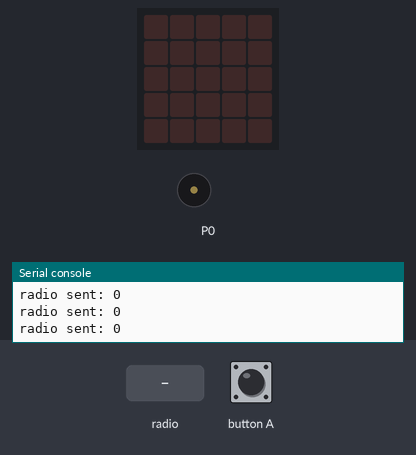
A program run on a simulated BBC micro:bit (MakeCode). On the bench: the board's 5×5 LED display, buzzer (waves = sounding), the last lines printed to the serial console. The inputs (shaded band) are chosen by the test bench. No radio messages arrive unless stated (any console line starting 'radio sent:' is added by the test bench).

Above: at 1.2 s.
1.3 s: radio message "1" arrives
At 2.4 s:
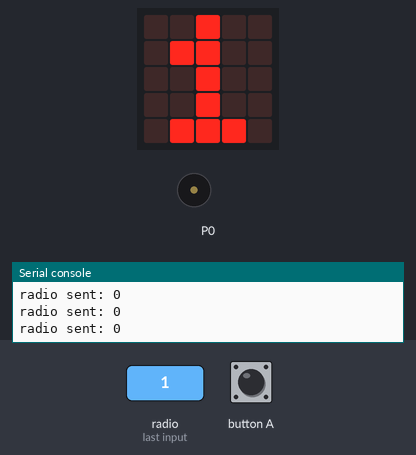
2.8 s: button A pressed for 0.15 s
At 2.88 s:
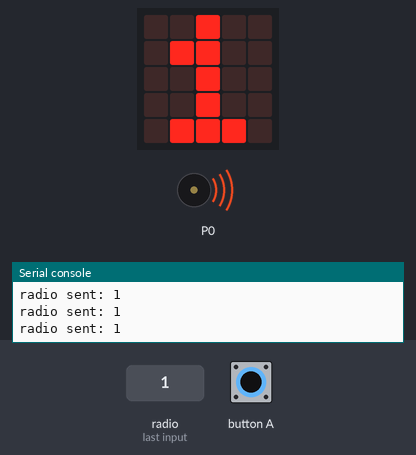
4.4 s: radio message "0" arrives
At 4.7 s:
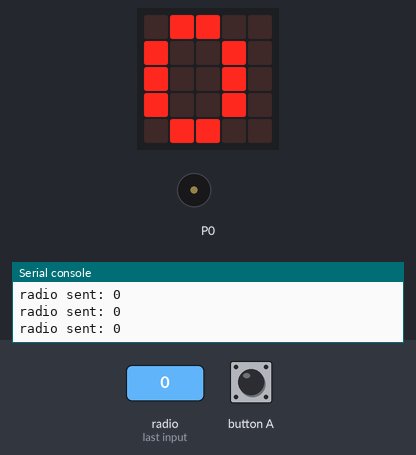
5.9 s: button A pressed for 1 s
At 6.3 s:
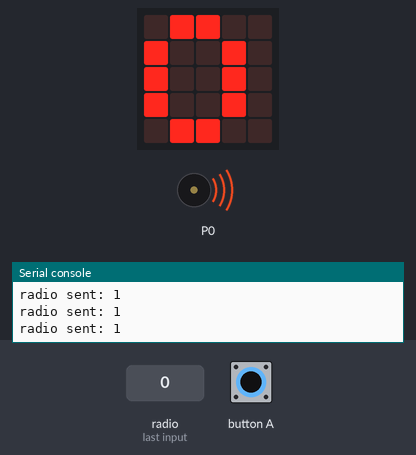
8.4 s: button A pressed for 3.2 s
At 11.9 s:
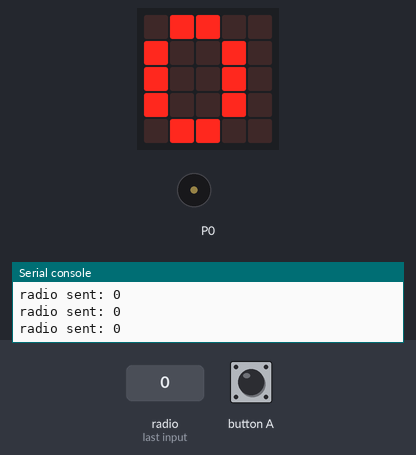
Timing chart, 0 to 13.4 s (numbered marks = the images above; inputs shaded):
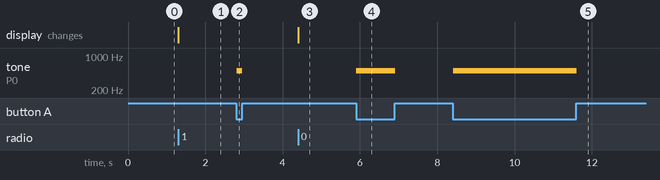

The program:

main.ts
```typescript
radio.onReceivedNumber(function (receivedNumber) {
    basic.showNumber(receivedNumber)
})
radio.setTransmitPower(7)
radio.setGroup(1)
music.setBuiltInSpeakerEnabled(true)
basic.forever(function () {
    if (input.buttonIsPressed(Button.A)) {
        pins.analogPitch(500, 0)
        radio.sendNumber(1)
    } else {
        pins.analogPitch(0, 0)
        radio.sendNumber(0)
    }
})
```

test.ts
```typescript
// 在這裡測試；當此封包作為擴充功能時，將不會編譯此內容。
```

Measured:
- after the input at 1.3 s, the display: changes at once (image 1)
- after the input at 2.8 s, tone on P0: silent → 500 Hz at once, → silent 0.15 s later
- after the input at 4.4 s, the display: changes at once (image 3)
- after the input at 5.9 s, tone on P0: silent → 500 Hz at once, → silent 1.0 s later
- after the input at 8.4 s, tone on P0: silent → 500 Hz at once, → silent 3.2 s later
